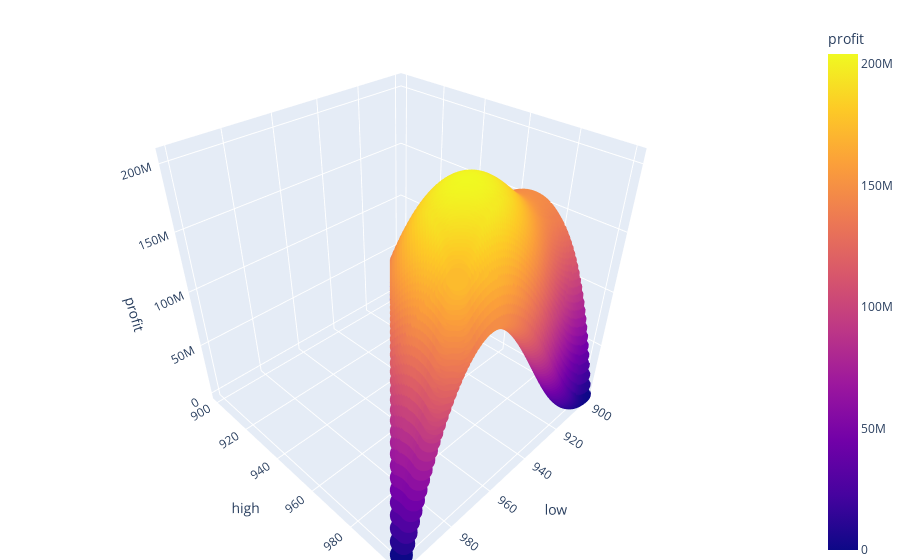

Notebook code for this chart:
### Code cell
px.scatter_3d(df, x="low", y="high", z="profit", color="profit").update_layout(margin=dict(l=0, r=0, t=20, b=0)).show()

### Figure 1 — Plotly figure (JSON) as saved in the notebook; plotly's stock layout.template omitted (floating-point values rounded to 4 significant figures; data arrays with more than 128 entries replaced by an {"elided": "..."} marker saying what was removed)
{"data": [{"hovertemplate": "low=%{x}<br>high=%{y}<br>profit=%{marker.color}<extra></extra>", "legendgroup": "", "marker": {"color": {"elided": "5151 int values"}, "coloraxis": "coloraxis", "symbol": "circle"}, "mode": "markers", "name": "", "scene": "scene", "showlegend": false, "type": "scatter3d", "x": {"elided": "5151 int values"}, "y": {"elided": "5151 int values"}, "z": {"elided": "5151 int values"}}], "layout": {"coloraxis": {"colorbar": {"title": {"text": "profit"}}, "colorscale": [[0, "#0d0887"], [0.1111, "#46039f"], [0.2222, "#7201a8"], [0.3333, "#9c179e"], [0.4444, "#bd3786"], [0.5556, "#d8576b"], [0.6667, "#ed7953"], [0.7778, "#fb9f3a"], [0.8889, "#fdca26"], [1, "#f0f921"]]}, "legend": {"tracegroupgap": 0}, "margin": {"b": 0, "l": 0, "r": 0, "t": 20}, "scene": {"domain": {"x": [0, 1], "y": [0, 1]}, "xaxis": {"title": {"text": "low"}}, "yaxis": {"title": {"text": "high"}}, "zaxis": {"title": {"text": "profit"}}}}}
